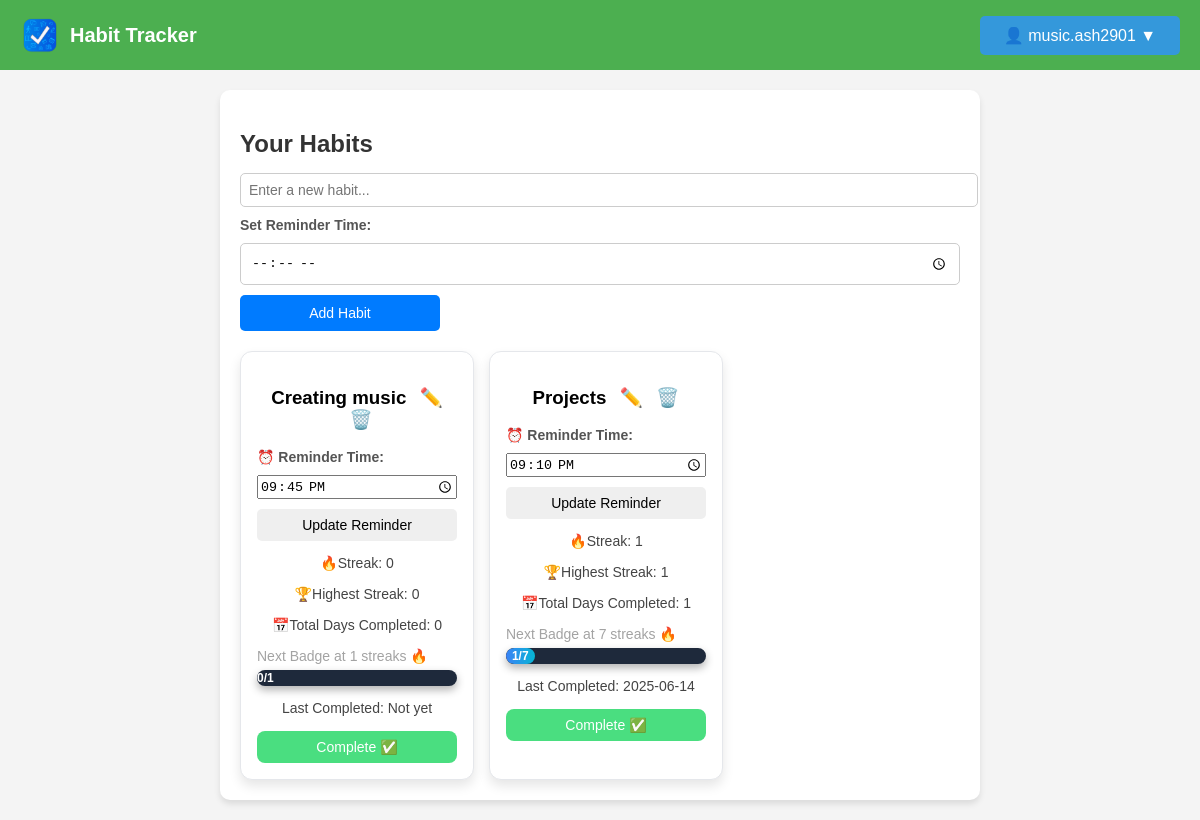
The app's page /manage-habits (signed in), older data.
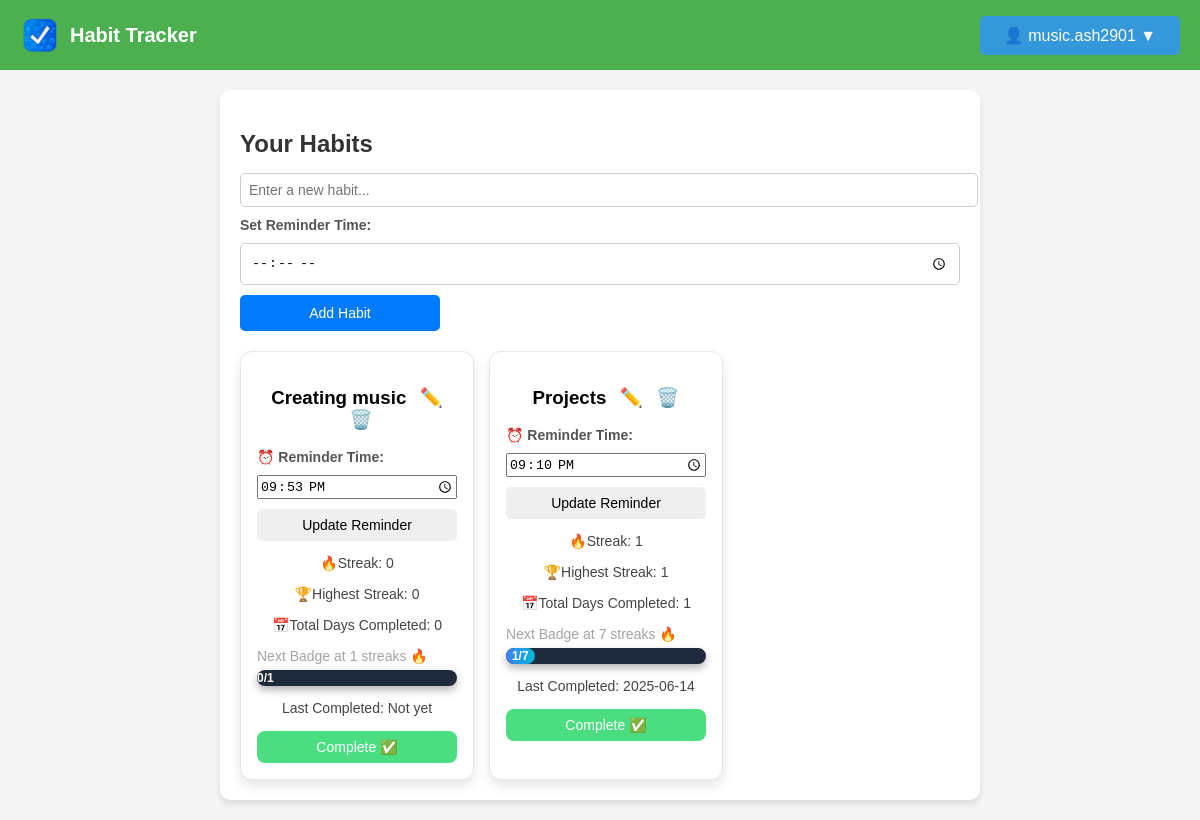
The same page, newer data.
### models.py (models this page shows, shortened)
class Activity(db.Model):
    id = db.Column(db.Integer, primary_key=True)
    name = db.Column(db.String(120), nullable=False)
    user_id = db.Column(db.Integer, db.ForeignKey('user.id'), nullable=False)
    streak = db.Column(db.Integer, default=0)
    highest_streak = db.Column(db.Integer, default=0)
    days_completed = db.Column(db.Integer, default=0)
    last_completed = db.Column(db.DateTime, default=None)
    date_added = db.Column(db.Date, default=datetime.utcnow)
    status = db.Column(db.String(10), default='active')
    reminder_time = db.Column(db.Time, nullable=True)

### routes.py (the view)
@main_bp.route('/manage-habits')
def manage_habits():
    if 'user_id' not in session:
        flash("Please log in to view your habits.", "danger")
        return redirect(url_for('main.login'))
    user_id = session['user_id']
    habits = Activity.query.filter(Activity.user_id == user_id, Activity.status == "active").all()
    return render_template('manage_habits.html', activities=habits)

### templates/manage_habits.html (shortened to what this page needs)
<!DOCTYPE html>
<html lang="en">
  <head>
    <link
      rel="stylesheet"
      href="{{ url_for('static', filename='styles.css') }}"
    />
  </head>
  <body>
    <nav class="navbar">
      <div class="logo">
        <img
          src="{{ url_for('static', filename='logo.png') }}"
          alt="Habit Tracker Logo"
        />
        <span class="app-name">Habit Tracker</span>
      </div>
      <div class="nav-buttons">
        {% if session['user_id'] %}
        <div class="dropdown">
          <button class="dropbtn">👤 {{ session['username'] }} ▼</button>
        </div>
        {% else %}
        <a href="{{ url_for('main.register') }}" class="btn">Register</a>
        <a href="{{ url_for('main.login') }}" class="btn btn-outline">Login</a>
        {% endif %}
      </div>
    </nav>
    <div class="container">
      <h2>Your Habits</h2>
      <form
        method="POST"
        action="{{ url_for('main.add_habit') }}"
        class="habit-form"
      >
        <input
          type="text"
          name="habit_name"
          placeholder="Enter a new habit..."
          required
        />
        <label for="reminder_time">Set Reminder Time:</label>
        <input type="time" name="reminder_time" required />
        <button type="submit">Add Habit</button>
      </form>
      <div class="habit-list">
        {% if activities %}
        {% for habit in activities %}
        {% set badge_milestones = [1, 7, 30, 180, 360] %}
        {% set next_badge = badge_milestones | select("greaterthan", habit.streak) | list | first %}
        <div class="habit-card">
          <h3>
            {{ habit.name }}
            <a href="{{ url_for('main.edit_habit', habit_id=habit.id) if habit.id else '#' }}" title="Edit Habit">✏️</a>
            <a href="{{ url_for('main.confirm_delete', habit_id=habit.id) }}" title="Delete Habit">🗑️</a>
          </h3>
          <form action="{{ url_for('main.update_reminder', habit_id=habit.id) }}" method="POST">
            <label for="reminder_time_{{ habit.id }}">⏰ Reminder Time:</label>
            <input
              type="time"
              id="reminder_time_{{ habit.id }}"
              name="reminder_time"
              value="{{ habit.reminder_time.strftime('%H:%M') if habit.reminder_time else '' }}"
              required
            />
            <button type="submit" class="update-btn">Update Reminder</button>
          </form>
          <p>🔥Streak: {{ habit.streak }} </p>
          <p>🏆Highest Streak: {{ habit.highest_streak }}</p>
          <p>📅Total Days Completed: {{ habit.days_completed }}</p>
          {% if next_badge %}
          <p class="next-badge-info">Next Badge at {{ next_badge }} streaks 🔥</p>
          <div class="progress-container next-badge-bar">
            <div class="progress-bar-next" style="width: {{ (habit.streak / next_badge) * 100 }}%;">
              {{ habit.streak }}/{{ next_badge }}
            </div>
          </div>
          {% else %}
          <p class="next-badge-info">🎯 You've unlocked all badges! Keep going! 🚀</p>
          {% endif %}
          <p>Last Completed: {{ habit.last_completed.strftime('%Y-%m-%d') if habit.last_completed else "Not yet" }}</p>
          <form action="{{ url_for('main.complete_habit', habit_id=habit.id) }}" method="POST">
            <button type="submit" class="complete-btn">Complete ✅</button>
          </form>
        </div>
        {% endfor %}
        {% else %}
        <p>No habits found. <a href="{{ url_for('main.manage_habits') }}">Add a new habit</a></p>
        {% endif %}
      </div>
    </div>
  </body>
</html>

### static/styles.css (style rules this page uses)
body { margin: 0; padding: 0; font-family: Arial, sans-serif; background-color: #f4f4f4; }
.navbar { display: flex; justify-content: space-between; align-items: center; background-color: #4CAF50; padding: 15px 20px; color: white; }
.logo { display: flex; align-items: center; }
.logo img { width: 40px; height: 40px; margin-right: 10px; }
.app-name { font-size: 20px; font-weight: bold; }
.dropbtn { background-color: #3498db; color: white; padding: 10px 16px; font-size: 16px; border: none; cursor: pointer; border-radius: 5px; }
.dropdown { position: relative; display: inline-block; }
.container { width: 60%; margin: 20px auto; padding: 20px; background: white; box-shadow: 0px 4px 6px rgba(0, 0, 0, 0.1); border-radius: 10px; }
.habit-form { display: flex; gap: 10px; margin-bottom: 20px; }
.habit-form input { flex: 1; padding: 10px; border: 1px solid #ccc; border-radius: 5px; }
.habit-form button { background: #007BFF; color: white; border: none; padding: 10px 15px; border-radius: 5px; cursor: pointer; }
.habit-list { display: flex; flex-wrap: wrap; gap: 15px; }
.habit-card { background: white; padding: 15px; border-radius: 10px; box-shadow: 0px 4px 6px rgba(0, 0, 0, 0.1); text-align: center; width: 200px; }
.complete-btn { background: #28a745; color: white; border: none; padding: 8px 12px; border-radius: 5px; cursor: pointer; }
h2 { color: #333; margin-bottom: 15px; }
form { display: flex; flex-direction: column; gap: 10px; }
label { font-size: 14px; font-weight: bold; color: #555; text-align: left; }
input[type="text"] { padding: 8px; width: 100%; border: 1px solid #ccc; border-radius: 5px; font-size: 14px; }
button { padding: 8px 12px; width: 200px; border: none; border-radius: 5px; font-size: 14px; cursor: pointer; transition: 0.3s ease-in-out; }
p { font-size: 14px; color: #444; margin-bottom: 15px; }
.progress-container { background-color: #1e293b; border-radius: 12px; overflow: hidden; height: 16px; margin-bottom: 8px; position: relative; box-shadow: 0 4px 8px rgba(0,0,0,0.3); }
.progress-bar-next { height: 100%; background: linear-gradient(90deg, #3b82f6, #06b6d4); text-align: center; line-height: 16px; color: #fff; font-size: 12px; font-weight: bold; border-radius: 12px; transition: width 0.5s ease-in-out; }
.next-badge-info { font-size: 14px; color: #a3a3a3; margin-bottom: 6px; text-align: left; }
.complete-btn { background-color: #4ade80; color: #fff; padding: 8px 16px; border: none; border-radius: 8px; cursor: pointer; transition: background 0.3s ease; }
.habit-card { background-color: #ffffff; border: 1px solid #e5e7eb; padding: 16px; border-radius: 12px; box-shadow: 0 6px 12px rgba(0,0,0,0.1); transition: transform 0.2s ease; }
.habit-card h3 a { color: #3b82f6; margin-left: 8px; text-decoration: none; transition: color 0.2s ease; }

Row changes from the older to the newer data that the page shows:
changed Activity "Creating music": reminder_time "21:45" → "21:53"
